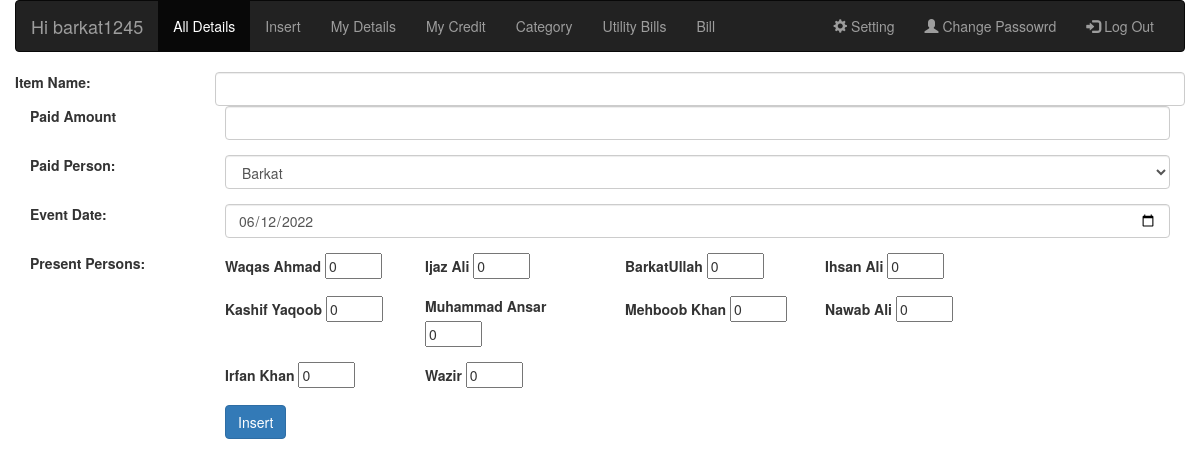
The app's page /insform.php (signed in) with its own data.
### tables this page shows
CREATE TABLE IF NOT EXISTS `setting` (
  `username` varchar(40) NOT NULL,
  `records` int(11) NOT NULL DEFAULT '13',
  `wsk_def_val` int(1) NOT NULL DEFAULT '0',
  `imd_def_val` int(1) NOT NULL DEFAULT '0',
  `brk_def_val` int(1) NOT NULL DEFAULT '0',
  `ijz_def_val` int(1) NOT NULL DEFAULT '0',
  `nwb_def_val` int(1) NOT NULL DEFAULT '0',
  `isn_def_val` int(1) NOT NULL DEFAULT '0',
  `jal_def_val` int(1) NOT NULL DEFAULT '0',
  `kas_def_val` int(1) NOT NULL DEFAULT '0',
  `nsr_def_val` int(1) NOT NULL DEFAULT '0',
  `isr_def_val` int(1) NOT NULL DEFAULT '0',
  `yas_def_val` int(1) NOT NULL DEFAULT '0',
  `nwbc_def_val` int(1) NOT NULL DEFAULT '0',
  `adm_def_val` int(1) NOT NULL DEFAULT '0',
  `mhb_def_val` int(1) NOT NULL DEFAULT '0',
  `mus_def_val` int(1) NOT NULL DEFAULT '0',
  `isq_def_val` int(1) NOT NULL DEFAULT '0',
  `ans_def_val` int(1) NOT NULL DEFAULT '0',
  `asf_def_val` int(1) NOT NULL DEFAULT '0',
  `irf_def_val` int(1) NOT NULL DEFAULT '0',
  `nae_def_val` int(1) NOT NULL DEFAULT '0',
  `wzr_def_val` int(1) NOT NULL DEFAULT '0',
  `zkr_def_val` int(1) NOT NULL DEFAULT '0',
  PRIMARY KEY (`username`)
);

### sandbox/functions.php (called while the page is built, shortened)
<?php
function select_eleven_col($con,$table_name,$user_name){
	$q="SELECT * FROM $table_name WHERE username='$user_name'";
	$qs=mysqli_query($con,$q);
	$qsr=mysqli_fetch_assoc($qs);
	return $qsr;
}
?>

### insform.php (the view, shortened to what this page needs)
<?php require_once('template/head.php'); ?>
</head>
<body>
  <div class="container-fluid">
    <?php require_once('template/nav.php'); ?>
  </div>
  <form name="billinst" onsubmit="return validate()" method="post" action="#">
    <div>
      <label for="selectitem" class="col-sm-2 form-conrol-label">Item Name:</label>
      <?php
      if ($actor == "barkat1245") {
      ?>
        <div class="col-sm-10">
          <input type="text" class="form-control" id="selectitem" class="col-sm-10" name="item" required />
        </div>
      <?php
      }
      ?>
    </div>
    <div class="form-group col-sm-12">
      <label for="amount" class="col-sm-2 form-conrol-label">Paid Amount</label>
      <div class="col-sm-10">
        <input type="number" min="0" max="19500" class="form-control" id="amount" class="col-sm-10" name="amount" required />
      </div>
    </div>
    <div class="form-group col-sm-12">
      <label for="selectperson" class="col-sm-2 form-conrol-label">Paid Person:</label>
      <div class="col-sm-10">
        <select class="form-control" name="paid_person" id="selectperson" onChange="remove_border('selectperson')">
          <option value="barkat" <?php if ($actor == "barkat1245") {
                                    echo "selected";
                                  } ?>>Barkat</option>
        </select>
      </div>
    </div>
    <div class="form-group col-sm-12">
      <label for="item" class="col-sm-2 form-conrol-label">Event Date:</label>
      <div class="col-sm-10">
        <input type="date" class="form-control" id="item" class="col-sm-10" value="<?php echo date('Y-m-d'); ?>" name="event_date" required />
      </div>
    </div>
    <?php
    $tvalue = select_eleven_col($con, "setting", $actor);
    $wsk_def = $tvalue['wsk_def_val'];
    $ijz_def = $tvalue['ijz_def_val'];
    $brk_def = $tvalue['brk_def_val'];
    $isn_def = $tvalue['isn_def_val'];
    $kas_def = $tvalue['kas_def_val'];
    $nwbc_def = $tvalue['nwbc_def_val'];
    $ans_def = $tvalue['ans_def_val'];
    $mhb_def = $tvalue['mhb_def_val'];
    $irf_def = $tvalue['irf_def_val'];
    $wzr_def = $tvalue['wzr_def_val'];
    ?>
    <div class="form-group col-sm-12">
      <label class="col-sm-2">Present Persons:</label>
      <div class="row">
        <div class="col-sm-2">
          <label>Waqas Ahmad</label>
          <input type="number" name="waqas" min="0" max="30" value="<?php echo $wsk_def ?>" required>
        </div>
        <div class="col-sm-2">
          <label>Ijaz Ali </label>
          <input type="number" name="ijaz" min="0" max="30" value="<?php echo $ijz_def ?>" required>
        </div>
        <div class="col-sm-2">
          <label>BarkatUllah </label>
          <input type="number" name="barkat" min="0" max="30" value="<?php echo $brk_def ?>" required>
        </div>
        <div class="col-sm-2">
          <label>Ihsan Ali </label>
          <input type="number" name="ihsan" min="0" max="30" value="<?php echo $isn_def ?>" required>
        </div>
      </div>
    </div>
    <div class="form-group col-sm-12">
      <label class="col-sm-2">
      </label>
      <div class="row">
        <div class="col-sm-2 ">
          <label>Kashif Yaqoob</label>
          <input type="number" name="kashif" min="0" max="30" value="<?php echo $kas_def ?>" required>
        </div>
        <div class="col-sm-2 ">
          <label>Muhammad Ansar</label>
          <input type="number" name="ansar" min="0" max="30" value="<?php echo $ans_def ?>" required>
        </div>
        <div class="col-sm-2 ">
          <label>Mehboob Khan</label>
          <input type="number" name="mehboob" min="0" max="30" value="<?php echo $mhb_def ?>" required>
        </div>
        <div class="col-sm-2 ">
          <label>Nawab Ali</label>
          <input type="number" name="nawabc" min="0" max="30" value="<?php echo $nwbc_def ?>" required>
        </div>
      </div>
    </div>
    <div class="form-group col-sm-12">
      <label class="col-sm-2">
      </label>
      <div class="row">
        <div class="col-sm-2 ">
          <label>Irfan Khan</label>
          <input type="number" name="irfan" min="0" max="30" value="<?php echo $irf_def ?>" required>
        </div>
        <div class="col-sm-2 ">
          <label>Wazir</label>
          <input type="number" name="wazir" min="0" max="30" value="<?php echo $wzr_def ?>" required>
        </div>
      </div>
    </div>
    <div class="form-group col-sm-12">
      <div class="col-sm-10 col-sm-push-2">
        <button type="submit" class=" btn btn-primary ">Insert</button>
      </div>
    </div>
  </form>
  <?php require_once('template/foot.php');
  ?>

### records on screen
setting: waqas "0", ijaz "0", barkat "0", ihsan "0", kashif "0", ansar "0", mehboob "0", nawabc "0", irfan "0", wazir "0"

### other values on screen
$actor "barkat1245"
